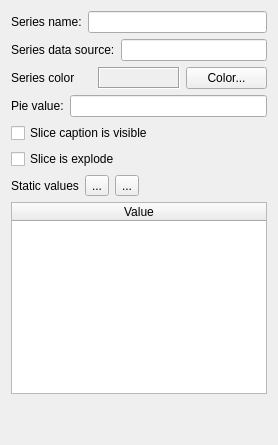
     <widget class="QWidget" name="seriesPage">
      <layout class="QVBoxLayout" name="verticalLayout_14">
       <item>
        <layout class="QHBoxLayout" name="horizontalLayout_18">
         <item>
          <widget class="QLabel" name="lblSeriesName">
           <property name="text">
            <string>Series name:</string>
           </property>
          </widget>
         </item>
         <item>
          <widget class="QLineEdit" name="edtSeriesName"/>
         </item>
        </layout>
       </item>
       <item>
        <layout class="QHBoxLayout" name="horizontalLayout_17">
         <item>
          <widget class="QLabel" name="lblSeriesDS">
           <property name="text">
            <string>Series data source:</string>
           </property>
          </widget>
         </item>
         <item>
          <widget class="QLineEdit" name="edtSeriesDS"/>
         </item>
        </layout>
       </item>
       <item>
        <layout class="QHBoxLayout" name="horizontalLayout_19">
         <item>
          <widget class="QLabel" name="lblSeriesColor">
           <property name="text">
            <string>Series color</string>
           </property>
          </widget>
         </item>
         <item>
          <widget class="QLabel" name="lblColorSeries">
           <property name="frameShape">
            <enum>QFrame::Box</enum>
           </property>
           <property name="frameShadow">
            <enum>QFrame::Sunken</enum>
           </property>
           <property name="text">
            <string/>
           </property>
          </widget>
         </item>
         <item>
          <widget class="QPushButton" name="btnColorSeries">
           <property name="text">
            <string>Color...</string>
           </property>
          </widget>
         </item>
        </layout>
       </item>
       <item>
        <layout class="QHBoxLayout" name="horizontalLayout_9">
         <item>
          <widget class="QLabel" name="lblPieValue">
           <property name="text">
            <string>Pie value:</string>
           </property>
          </widget>
         </item>
         <item>
          <widget class="QLineEdit" name="edtPieValue"/>
         </item>
        </layout>
       </item>
       <item>
        <widget class="QCheckBox" name="chkSliceCaption">
         <property name="text">
          <string>Slice caption is visible</string>
         </property>
        </widget>
       </item>
       <item>
        <widget class="QCheckBox" name="chkSliceExploded">
         <property name="text">
          <string>Slice is explode</string>
         </property>
        </widget>
       </item>
       <item>
        <layout class="QHBoxLayout" name="horizontalLayout_16">
         <item>
          <widget class="QLabel" name="lblStaticValues">
           <property name="text">
            <string>Static values</string>
           </property>
          </widget>
         </item>
         <item>
          <widget class="QToolButton" name="btnAddValue">
           <property name="toolTip">
            <string>Add row</string>
           </property>
           <property name="text">
            <string>...</string>
           </property>
           <property name="icon">
            <iconset resource="images.qrc">
             <normaloff>:/new/prefix1/images/edit_add.png</normaloff>:/new/prefix1/images/edit_add.png</iconset>
           </property>
          </widget>
         </item>
         <item>
          <widget class="QToolButton" name="btnRemoveValue">
           <property name="toolTip">
            <string>Remove row</string>
           </property>
           <property name="text">
            <string>...</string>
           </property>
           <property name="icon">
            <iconset resource="images.qrc">
             <normaloff>:/new/prefix1/images/edit_remove.png</normaloff>:/new/prefix1/images/edit_remove.png</iconset>
           </property>
          </widget>
         </item>
         <item>
          <spacer name="horizontalSpacer_6">
           <property name="orientation">
            <enum>Qt::Horizontal</enum>
           </property>
           <property name="sizeHint" stdset="0">
            <size>
             <width>40</width>
             <height>20</height>
            </size>
           </property>
          </spacer>
         </item>
        </layout>
       </item>
       <item>
        <widget class="QTableWidget" name="tblSeriesValues">
         <attribute name="horizontalHeaderStretchLastSection">
          <bool>true</bool>
         </attribute>
         <attribute name="verticalHeaderVisible">
          <bool>false</bool>
         </attribute>
         <attribute name="verticalHeaderDefaultSectionSize">
          <number>21</number>
         </attribute>
         <attribute name="verticalHeaderHighlightSections">
          <bool>false</bool>
         </attribute>
         <column>
          <property name="text">
           <string>Value</string>
          </property>
         </column>
        </widget>
       </item>
       <item>
        <spacer name="verticalSpacer_5">
         <property name="orientation">
          <enum>Qt::Vertical</enum>
         </property>
         <property name="sizeHint" stdset="0">
          <size>
           <width>20</width>
           <height>40</height>
          </size>
         </property>
        </spacer>
       </item>
      </layout>
     </widget>
